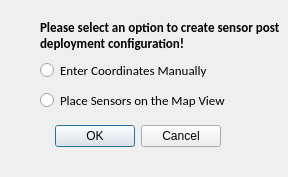
<?xml version="1.0" encoding="UTF-8"?>
<ui version="4.0">
 <class>Dialog</class>
 <widget class="QDialog" name="Dialog">
  <property name="geometry">
   <rect>
    <x>0</x>
    <y>0</y>
    <width>288</width>
    <height>177</height>
   </rect>
  </property>
  <property name="windowTitle">
   <string>Sensor Deployment Options</string>
  </property>
  <widget class="QDialogButtonBox" name="buttonBox">
   <property name="geometry">
    <rect>
     <x>-120</x>
     <y>120</y>
     <width>341</width>
     <height>32</height>
    </rect>
   </property>
   <property name="orientation">
    <enum>Qt::Horizontal</enum>
   </property>
   <property name="standardButtons">
    <set>QDialogButtonBox::Cancel|QDialogButtonBox::Ok</set>
   </property>
  </widget>
  <widget class="QRadioButton" name="radioButton_2">
   <property name="geometry">
    <rect>
     <x>40</x>
     <y>90</y>
     <width>211</width>
     <height>20</height>
    </rect>
   </property>
   <property name="font">
    <font>
     <family>Calibri</family>
     <pointsize>10</pointsize>
    </font>
   </property>
   <property name="toolTipDuration">
    <number>2</number>
   </property>
   <property name="statusTip">
    <string notr="true"/>
   </property>
   <property name="text">
    <string>Place Sensors on the Map View</string>
   </property>
  </widget>
  <widget class="QLabel" name="label">
   <property name="geometry">
    <rect>
     <x>40</x>
     <y>20</y>
     <width>241</width>
     <height>31</height>
    </rect>
   </property>
   <property name="font">
    <font>
     <family>Calibri</family>
     <pointsize>10</pointsize>
     <weight>75</weight>
     <bold>true</bold>
    </font>
   </property>
   <property name="text">
    <string>Please select an option to create sensor post deployment configuration!</string>
   </property>
   <property name="wordWrap">
    <bool>true</bool>
   </property>
  </widget>
  <widget class="QRadioButton" name="radioButton">
   <property name="geometry">
    <rect>
     <x>40</x>
     <y>60</y>
     <width>191</width>
     <height>20</height>
    </rect>
   </property>
   <property name="font">
    <font>
     <family>Calibri</family>
     <pointsize>10</pointsize>
    </font>
   </property>
   <property name="toolTipDuration">
    <number>2</number>
   </property>
   <property name="statusTip">
    <string notr="true"/>
   </property>
   <property name="text">
    <string>Enter Coordinates Manually</string>
   </property>
  </widget>
 </widget>
 <resources/>
 <connections>
  <connection>
   <sender>buttonBox</sender>
   <signal>accepted()</signal>
   <receiver>Dialog</receiver>
   <slot>accept()</slot>
   <hints>
    <hint type="sourcelabel">
     <x>248</x>
     <y>254</y>
    </hint>
    <hint type="destinationlabel">
     <x>157</x>
     <y>274</y>
    </hint>
   </hints>
  </connection>
  <connection>
   <sender>buttonBox</sender>
   <signal>rejected()</signal>
   <receiver>Dialog</receiver>
   <slot>reject()</slot>
   <hints>
    <hint type="sourcelabel">
     <x>316</x>
     <y>260</y>
    </hint>
    <hint type="destinationlabel">
     <x>286</x>
     <y>274</y>
    </hint>
   </hints>
  </connection>
 </connections>
</ui>
